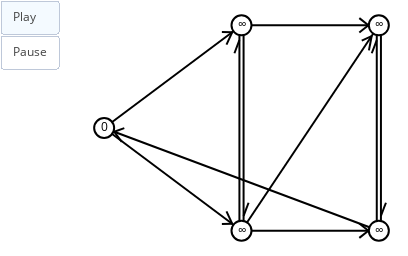

Notebook code for this chart:
### Code cell
from math import inf, isinf


RED = (255, 0, 0)
GREEN = (0, 255, 0)
BLUE = (0, 0, 255)
CYAN = (0, 255, 255)
frames = []

h = Heap(g)

for n in g.nodes():
    g.node[n]['d'] = inf
    
s = 0  # nó inicial (que será analisado)
g.node[s]['d'] = 0
sn.reset_node_colors(g)
sn.reset_edge_colors(g)
snapshot(g, frames)

while not h.empty():
    n = g.get()
    g.node[n]['color'] = BLUE
    snapshot(g, frames)
    
    for m in g.successors(n):
        g.node[m]['color'] = GREEN
        g.edge[n][m]['color'] = RED
        d = g.node[n]['d'] + g.edge[n][m]['c']
        
        if g.node[m]['d'] > d:
            g.edge[n][m]['color'] = CYAN
            g.node[m]['d'] = d
            h.fix(m)
        
        snapshot(g, frames)
        g.edge[n][m]['color'] = sn.edge_color
        g.node[m]['color'] = sn.node_color
        
    g.node[n]['color'] = sn.node_color
    
sn.show_animation(frames)

### Figure 1 — Plotly figure (JSON) as saved in the notebook; plotly's stock layout.template omitted (floating-point values rounded to 4 significant figures)
{"data": [{"hoverinfo": "none", "line": {"color": "rgb(0, 0, 0)", "width": 2}, "mode": "lines", "x": [0, 0.5, null, 0.4664, 0.4454, null, 0.4664, 0.4286, null], "y": [0.5, 1, null, 0.9664, 0.9062, null, 0.9664, 0.9678, null]}, {"hoverinfo": "none", "line": {"color": "rgb(0, 0, 0)", "width": 2}, "mode": "lines", "x": [0, 0.5, null, 0.4664, 0.4286, null, 0.4664, 0.4454, null], "y": [0.5, 0, null, 0.03357, 0.03224, null, 0.03357, 0.09382, null]}, {"hoverinfo": "none", "line": {"color": "rgb(0, 0, 0)", "width": 2}, "mode": "lines", "x": [0.5, 1, null, 0.9621, 0.9289, null, 0.9621, 0.9289, null], "y": [1, 1, null, 1, 0.9653, null, 1, 1.035, null]}, {"hoverinfo": "none", "line": {"color": "rgb(0, 0, 0)", "width": 2}, "mode": "lines", "x": [0.5076, 0.5076, null, 0.5076, 0.5257, null], "y": [1, 0, null, 0.07246, 0.1361, null]}, {"hoverinfo": "none", "line": {"color": "rgb(0, 0, 0)", "width": 2}, "mode": "lines", "x": [1.008, 1.008, null, 1.008, 1.026, null], "y": [1, 0, null, 0.07246, 0.1361, null]}, {"hoverinfo": "none", "line": {"color": "rgb(0, 0, 0)", "width": 2}, "mode": "lines", "x": [0.4924, 0.4924, null, 0.4924, 0.4743, null], "y": [0, 1, null, 0.9275, 0.8639, null]}, {"hoverinfo": "none", "line": {"color": "rgb(0, 0, 0)", "width": 2}, "mode": "lines", "x": [0.5, 1, null, 0.9738, 0.964, null, 0.9738, 0.9377, null], "y": [0, 1, null, 0.9476, 0.8777, null, 0.9476, 0.9257, null]}, {"hoverinfo": "none", "line": {"color": "rgb(0, 0, 0)", "width": 2}, "mode": "lines", "x": [0.5, 1, null, 0.9621, 0.9289, null, 0.9621, 0.9289, null], "y": [0, 0, null, 0, -0.03474, null, 0, 0.03474, null]}, {"hoverinfo": "none", "line": {"color": "rgb(0, 0, 0)", "width": 2}, "mode": "lines", "x": [1, 0, null, 0.03665, 0.0734, null, 0.03665, 0.06422, null], "y": [0, 0.5, null, 0.4817, 0.4992, null, 0.4817, 0.432, null]}, {"hoverinfo": "none", "line": {"color": "rgb(0, 0, 0)", "width": 2}, "mode": "lines", "x": [0.9924, 0.9924, null, 0.9924, 0.9743, null], "y": [0, 1, null, 0.9275, 0.8639, null]}, {"hoverinfo": "none", "marker": {"color": "rgb(255, 255, 255)", "line": {"color": "rgb(0, 0, 0)", "width": 2}, "size": 20}, "mode": "markers+text", "text": ["0"], "textfont": {"color": "rgb(0, 0, 0)"}, "textposition": "middle center", "x": [0], "y": [0.5]}, {"hoverinfo": "none", "marker": {"color": "rgb(255, 255, 255)", "line": {"color": "rgb(0, 0, 0)", "width": 2}, "size": 20}, "mode": "markers+text", "text": ["∞"], "textfont": {"color": "rgb(0, 0, 0)"}, "textposition": "middle center", "x": [0.5], "y": [1]}, {"hoverinfo": "none", "marker": {"color": "rgb(255, 255, 255)", "line": {"color": "rgb(0, 0, 0)", "width": 2}, "size": 20}, "mode": "markers+text", "text": ["∞"], "textfont": {"color": "rgb(0, 0, 0)"}, "textposition": "middle center", "x": [1], "y": [1]}, {"hoverinfo": "none", "marker": {"color": "rgb(255, 255, 255)", "line": {"color": "rgb(0, 0, 0)", "width": 2}, "size": 20}, "mode": "markers+text", "text": ["∞"], "textfont": {"color": "rgb(0, 0, 0)"}, "textposition": "middle center", "x": [0.5], "y": [0]}, {"hoverinfo": "none", "marker": {"color": "rgb(255, 255, 255)", "line": {"color": "rgb(0, 0, 0)", "width": 2}, "size": 20}, "mode": "markers+text", "text": ["∞"], "textfont": {"color": "rgb(0, 0, 0)"}, "textposition": "middle center", "x": [1], "y": [0]}], "layout": {"height": 256, "margin": {"b": 0, "l": 0, "r": 0, "t": 0}, "showlegend": false, "sliders": [{"currentvalue": {"visible": false}, "steps": [{"args": [[0], {"frame": {"redraw": false}, "mode": "immediate"}], "label": "", "method": "animate"}]}], "updatemenus": [{"buttons": [{"args": [null, {"frame": {"redraw": false}, "fromcurrent": true}], "label": "Play", "method": "animate"}, {"args": [[null], {"frame": {"redraw": false}, "mode": "immediate"}], "label": "Pause", "method": "animate"}], "showactive": true, "type": "buttons"}], "width": 408, "xaxis": {"showgrid": false, "showticklabels": false, "zeroline": false}, "yaxis": {"showgrid": false, "showticklabels": false, "zeroline": false}}}
